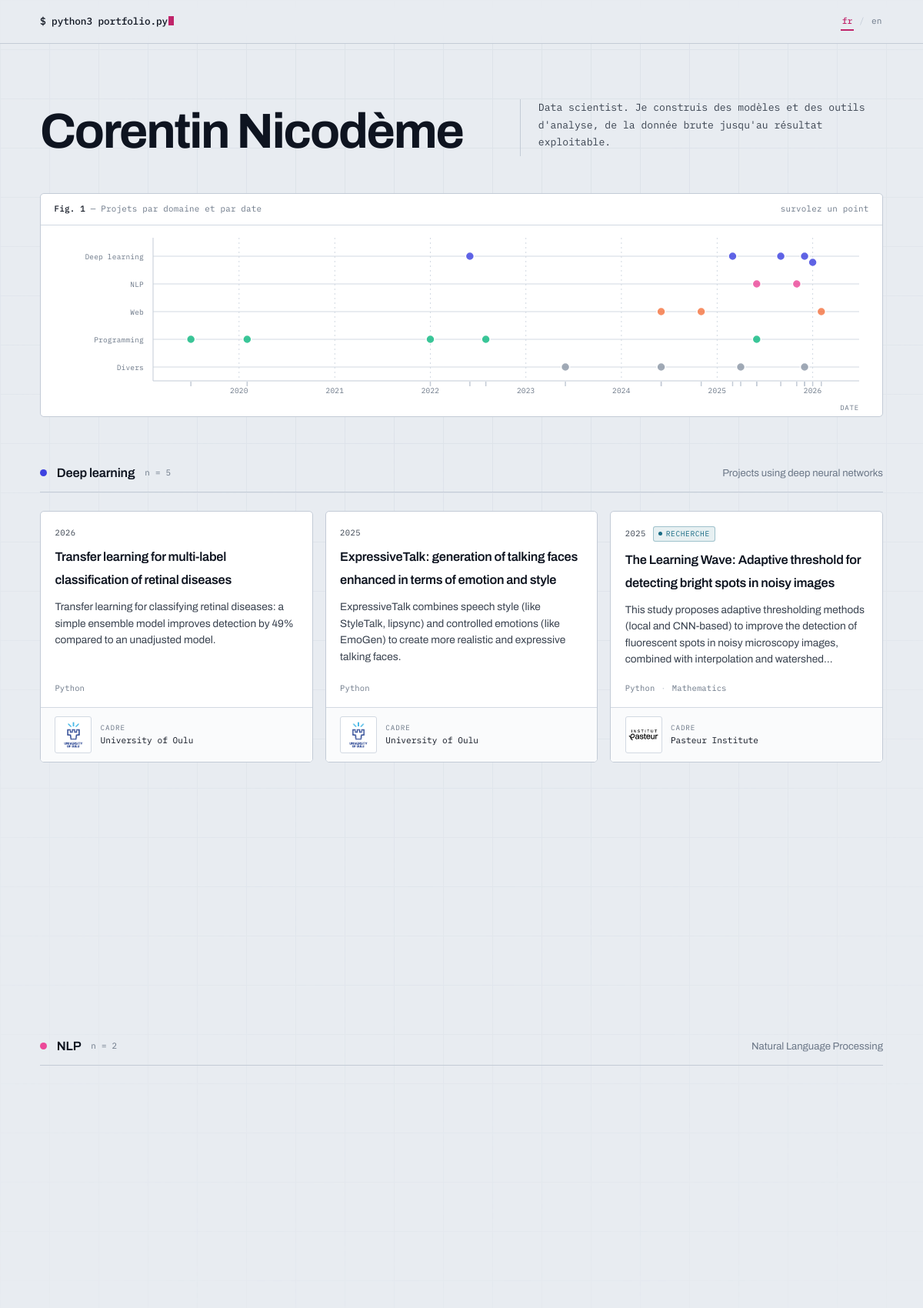
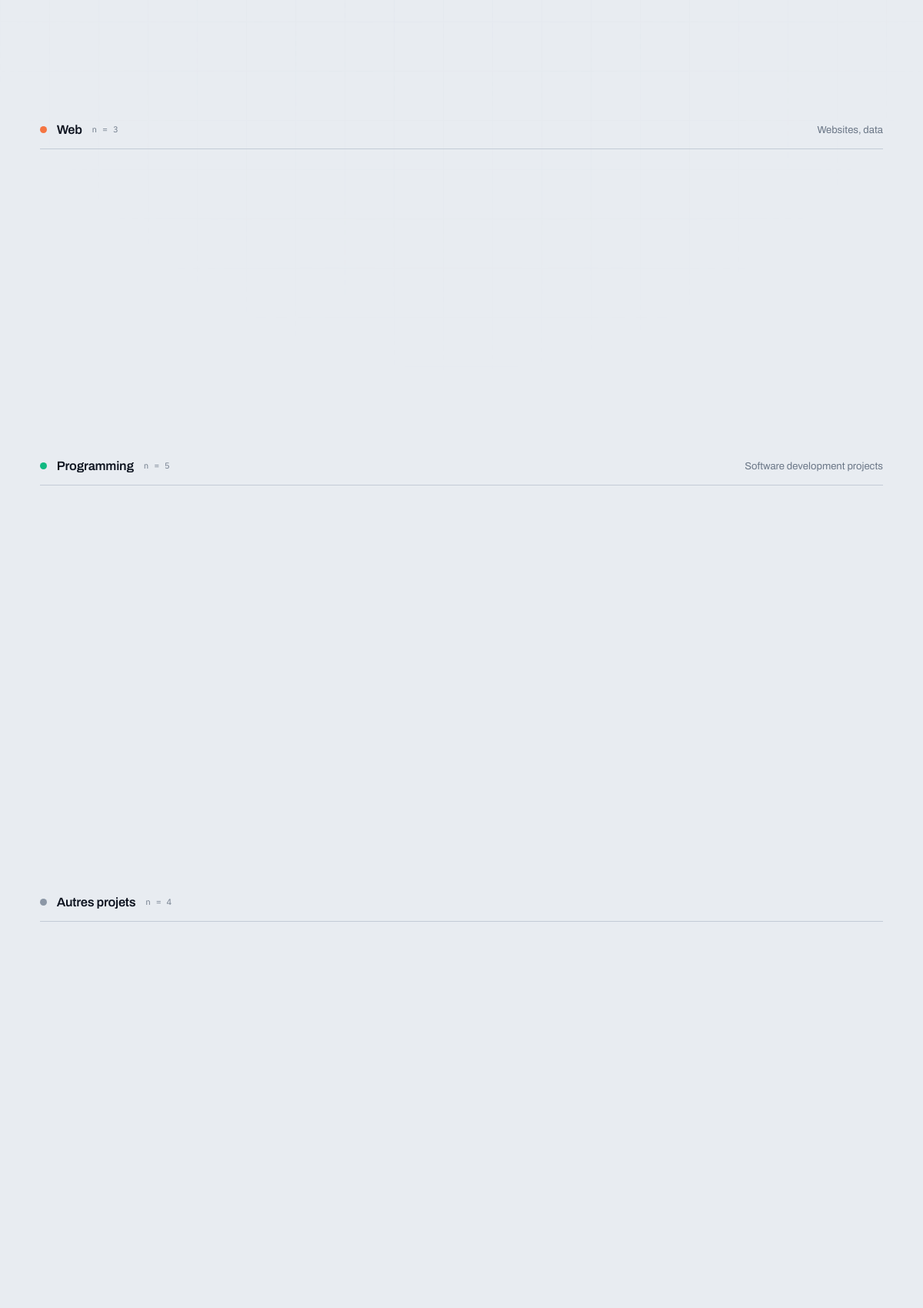
Screenshot of /fr/portfolio/ (upper part) with the database file from the repository (2 pictures, top to bottom).
### portfolio/models.py (models this page shows, shortened)
class Category(models.Model):
    name = models.CharField(max_length=100, unique=True)
    slug = models.SlugField(max_length=100, unique=True)
    description = models.TextField(blank=True)
    color = models.CharField(
        max_length=7,
        default="#6366f1",
        help_text="Couleur hexadécimale pour la catégorie (ex: #6366f1)"
    )
    order = models.IntegerField(
        default=0,
        help_text="Ordre d'affichage (plus petit = en premier)"
    )
    class Meta:
        verbose_name_plural = "Categories"
        ordering = ['order', 'name']

class Project(models.Model):
    title = models.CharField(max_length=200)
    short_description = models.TextField(max_length=300)
    description = models.TextField()
    category = models.ForeignKey(
        Category,
        on_delete=models.SET_NULL,
        null=True,
        blank=True,
        related_name='projects'
    )
    institution = models.ForeignKey(
        Institution,
        on_delete=models.SET_NULL,
        null=True,
        blank=True,
        related_name='projects',
        help_text="Établissement où le projet a été réalisé"
    )
    is_research = models.BooleanField(
        default=False,
        help_text="Cocher si c'est un projet de recherche"
    )
    github_url = models.URLField(blank=True)
    technologies = models.CharField(
        max_length=200,
        help_text="Ex: C++, Python, Django, IA"
    )
    created_at = models.DateField()
    order = models.IntegerField(
        default=0,
        help_text="Ordre d'affichage dans la catégorie"
    )
    class Meta:
        ordering = ['category__order', 'order', '-created_at']

class Institution(models.Model):
    name = models.CharField(max_length=200)
    slug = models.SlugField(max_length=200, unique=True)
    logo = models.ImageField(
        upload_to="institutions/",
        help_text="Logo circulaire de l'établissement (PNG recommandé)"
    )
    website = models.URLField(blank=True)
    class Meta:
        ordering = ['name']

### portfolio/views.py (the view)
# urls.py: path("", ProjectListView.as_view(), name="project_list"),
class ProjectListView(ListView):
    model = Project
    template_name = "portfolio/project_list.html"
    context_object_name = "projects"
    def get_context_data(self, **kwargs):
        context = super().get_context_data(**kwargs)
        context['categories'] = Category.objects.prefetch_related('projects').all()
        return context

### portfolio/templatetags/media_filters.py (called while the page is built)
@register.filter
def uncategorized(projects):
    return [p for p in projects if not p.category_id]

@register.filter
def split_commas(value):
    if not value:
        return []
    return [part.strip() for part in str(value).split(',') if part.strip()]

### templates/portfolio/project_list.html (shortened to what this page needs)
{% extends "portfolio/base.html" %}
{% load i18n %}
{% load media_filters %}
{% block content %}
<div class="pf-shell">
  <section class="pf-hero">
    <h1 class="pf-hero-name">Corentin Nicodème</h1>
    <p class="pf-hero-role">{% trans "Data scientist. Je construis des modèles et des outils d'analyse, de la donnée brute jusqu'au résultat exploitable." %}</p>
  </section>
  <figure class="pf-figure">
    <figcaption class="pf-figure-head">
      <span><strong>Fig. 1</strong> — {% trans "Projets par domaine et par date" %}</span>
      <span class="pf-figure-hint">{% trans "survolez un point" %}</span>
    </figcaption>
    <div class="pf-plot-wrap" id="pf-plot-wrap">
    </div>
  </figure>
  {% for category in categories %}
    {% if category.projects.all %}
      <section class="pf-section">
        <header class="pf-section-head">
          <span class="pf-swatch" style="--cat:{{ category.color }}"></span>
          <h2 class="pf-section-title">{{ category.name }}</h2>
          <span class="pf-section-count">n = {{ category.projects.all|length }}</span>
          {% if category.description %}
            <span class="pf-section-note">{{ category.description }}</span>
          {% endif %}
        </header>
        <div class="pf-grid">
          {% for project in category.projects.all %}
            {% include "portfolio/_project_card.html" with project=project cat_name=category.name cat_color=category.color index=forloop.counter0 %}
          {% endfor %}
        </div>
      </section>
    {% endif %}
  {% endfor %}
  {% with loose=projects|uncategorized %}
    {% if loose %}
      <section class="pf-section">
        <header class="pf-section-head">
          <span class="pf-swatch" style="--cat:#8C97A6"></span>
          <h2 class="pf-section-title">{% trans "Autres projets" %}</h2>
          <span class="pf-section-count">n = {{ loose|length }}</span>
        </header>
        <div class="pf-grid">
        </div>
      </section>
    {% endif %}
  {% endwith %}
</div>
{% endblock %}

### templates/portfolio/_project_card.html
{% load i18n %}
{% load media_filters %}
<div class="pf-reveal" style="--i:{{ index|default:0 }}"
     id="p-{{ project.pk }}"
     data-plot-point
     data-date="{{ project.created_at|date:'Y-m-d' }}"
     data-cat="{{ cat_name }}"
     data-color="{{ cat_color }}"
     data-title="{{ project.title }}">
  <a class="pf-card-link" href="{% url 'project_detail' project.pk %}">
    <article class="pf-card" style="--cat:{{ cat_color }}">
      <div class="pf-card-body">
        <div class="pf-card-meta">
          <span class="pf-card-year">{{ project.created_at|date:"Y" }}</span>
          {% if project.is_research %}
            <span class="pf-tag-research">{% trans "Recherche" %}</span>
          {% endif %}
        </div>
        <h3><span class="pf-card-title">{{ project.title }}</span></h3>
        <p class="pf-card-abstract">{{ project.short_description }}</p>
        {% if project.technologies %}
          <div class="pf-card-tech">
            {% for tech in project.technologies|split_commas %}
              <span class="pf-tech-item">{{ tech }}</span>
            {% endfor %}
          </div>
        {% endif %}
      </div>
      {% if project.institution %}
        <div class="pf-affil">
          <img class="pf-affil-logo" loading="lazy"
               src="{{ project.institution.logo.url }}" alt="">
          <span class="pf-affil-text">
            <span class="pf-affil-label">{% trans "Cadre" %}</span>
            <span class="pf-affil-name">{{ project.institution.name }}</span>
          </span>
        </div>
      {% endif %}
    </article>
  </a>
</div>

### rows the page displays
Category: name "Deep learning", projects.all|length "5", description "Projects using deep neural networks"
Project: created_at "2026", title "Transfer learning for multi-label classification of retinal diseases", short_description "Transfer learning for classifying retinal diseases: a simple ensemble model improves detection by 49% compared to an unadjusted model.", technologies "Python", institution.logo (picture), institution.name "University of Oulu"
Project: created_at "2025", title "ExpressiveTalk: generation of talking faces enhanced in terms of emotion and style", short_description "ExpressiveTalk combines speech style (like StyleTalk, lipsync) and controlled emotions (like EmoGen) to create more realistic and expressive talking faces.", technologies "Python", institution.logo (picture), institution.name "University of Oulu"
Project: created_at "2025", title "The Learning Wave: Adaptive threshold for detecting bright spots in noisy images", short_description "This study proposes adaptive thresholding methods (local and CNN-based) to improve the detection of fluorescent spots in noisy microscopy images, combined with interpolation and…", technologies "Python" "Mathematics", institution.logo (picture), institution.name "Pasteur Institute"
Category: name "NLP", projects.all|length "2", description "Natural Language Processing"
Category: name "Web", projects.all|length "3", description "Websites, data"
Category: name "Programming", projects.all|length "5", description "Software development projects"

### other values shown
{{ loose|length }} "4"
